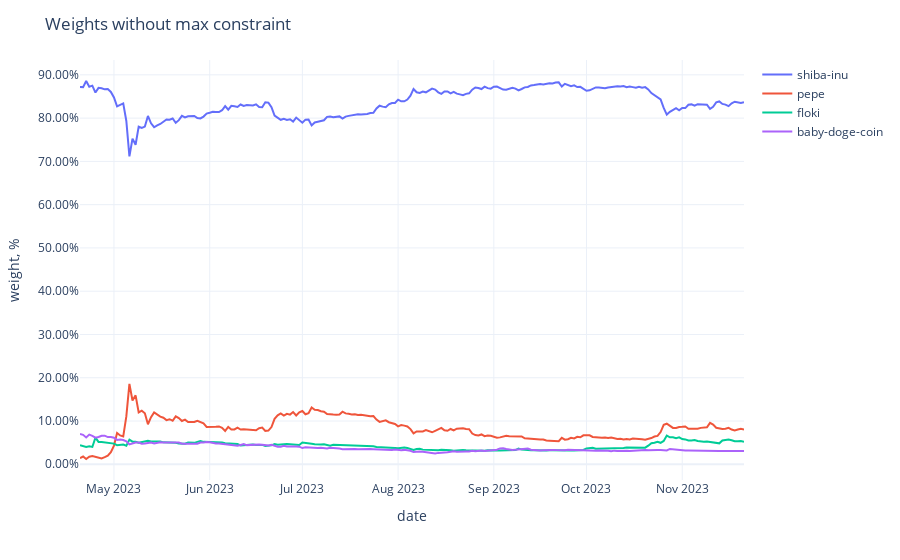

The notebook cell this image was saved under:
### Code cell
fig = px.line(weights,
              labels={'value': 'weight, %', 'variable': ''})
fig.update_traces(
    hovertemplate="%{y}"
)
fig.update_yaxes(
    tickformat=".2%",
)
fig.update_xaxes(
    showspikes=True,
    spikethickness=2,
    spikedash="dot",
    spikecolor="#999999",
    spikemode="across",
)
fig.update_layout(
    ## showlegend=False,
    hovermode="x",
    hoverdistance=100,  ## Distance to show hover label of data point
    spikedistance=1000,  ## Distance to show spike
    template='plotly_white',
    title='Weights without max constraint'
)

### Figure 1 — Plotly figure (JSON) as saved in the notebook; plotly's stock layout.template omitted (floating-point values rounded to 4 significant figures; data arrays with more than 128 entries replaced by an {"elided": "..."} marker saying what was removed)
{"data": [{"hovertemplate": "%{y}", "legendgroup": "shiba-inu", "line": {"color": "#636efa", "dash": "solid"}, "marker": {"symbol": "circle"}, "mode": "lines", "name": "shiba-inu", "orientation": "v", "showlegend": true, "type": "scatter", "x": {"elided": "216 str values"}, "xaxis": "x", "y": {"elided": "216 float values"}, "yaxis": "y"}, {"hovertemplate": "%{y}", "legendgroup": "pepe", "line": {"color": "#EF553B", "dash": "solid"}, "marker": {"symbol": "circle"}, "mode": "lines", "name": "pepe", "orientation": "v", "showlegend": true, "type": "scatter", "x": {"elided": "216 str values"}, "xaxis": "x", "y": {"elided": "216 float values"}, "yaxis": "y"}, {"hovertemplate": "%{y}", "legendgroup": "floki", "line": {"color": "#00cc96", "dash": "solid"}, "marker": {"symbol": "circle"}, "mode": "lines", "name": "floki", "orientation": "v", "showlegend": true, "type": "scatter", "x": {"elided": "216 str values"}, "xaxis": "x", "y": {"elided": "216 float values"}, "yaxis": "y"}, {"hovertemplate": "%{y}", "legendgroup": "baby-doge-coin", "line": {"color": "#ab63fa", "dash": "solid"}, "marker": {"symbol": "circle"}, "mode": "lines", "name": "baby-doge-coin", "orientation": "v", "showlegend": true, "type": "scatter", "x": {"elided": "216 str values"}, "xaxis": "x", "y": {"elided": "216 float values"}, "yaxis": "y"}], "layout": {"hoverdistance": 100, "hovermode": "x", "legend": {"title": {"text": ""}, "tracegroupgap": 0}, "margin": {"t": 60}, "spikedistance": 1000, "title": {"text": "Weights without max constraint"}, "xaxis": {"anchor": "y", "domain": [0, 1], "showspikes": true, "spikecolor": "#999999", "spikedash": "dot", "spikemode": "across", "spikethickness": 2, "title": {"text": "date"}}, "yaxis": {"anchor": "x", "domain": [0, 1], "tickformat": ".2%", "title": {"text": "weight, %"}}}}
